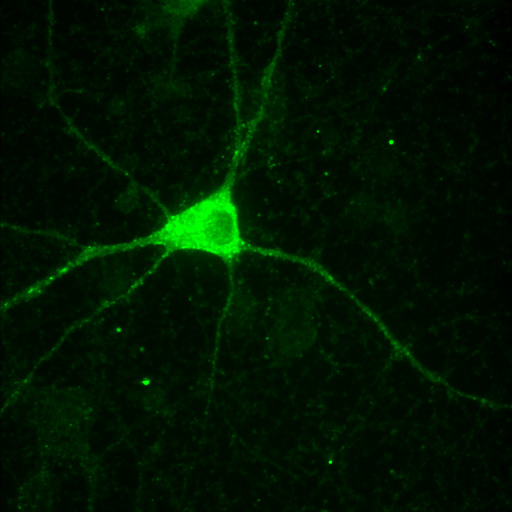
#> input picture _static/code/python/notebooks/neuron.tif, 512 x 512 px
$ jupyter execute iterative_thresholding.ipynb
#> lines starting #> are read from the running program, lines starting #| are printed output that depends on the picture; after the words box and inside, x2 and y2 are one past the last pixel; in counts of white or black regions, pixels touching at a corner belong together
[cell 1]
from skimage.io import imread
from iaf.plot import imshow
from iaf.notebook import init_style
init_style()
#> (this line was passed over: iaf is not available in this run)

# Iterative thresholding

Example implementation of the iterative thresholding algorithm.

[cell 2]
def iterative_threshold(img, t):
    """Implements iterative thresholding.

    @param img: Image to be segmented (numpy array)
    @param t  : Initial threshold (float)

    @return Tuple of black-and-white image and final threshold value.
    """

    # Make sure the initial threshold t does not give empty sets
    mx = img.max()
    mn = img.min()

    if t >= mx or t < mn:
        t = (mn + mx) / 2
        print(f"The initial threshold was outside the dynamic "
              "range of the image and was reset to {t}.")

    # This is the actual algorithm
    tlast = t + 1.0

    while abs(t - tlast) > 0.5:

        # Get the two subsets
        G1 = img[img > t]
        G2 = img[img <= t]

        # Calculate the means
        m1 = G1.mean()
        m2 = G2.mean()

        # Calculate the new threshold (but first store last value)
        tlast = t
        t = (m1 + m2) / 2

    # Segment with the calculated threshold
    BW = img > t

    # Return black-and-white mask and last value of t
    return BW, t

## Test on example image

[cell 3]
# Read the example image
img = imread("neuron.tif")
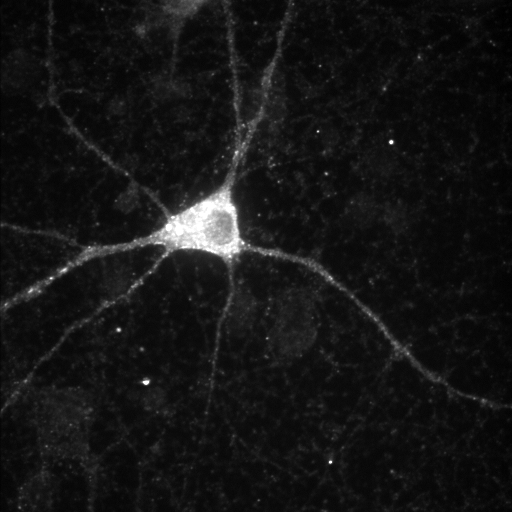
#> img: shape (512, 512); min 0, max 255, mean 21.2

[cell 4]
# Show image
imshow(img, auto_stretch=True)
#> (this line was passed over: iaf is not available in this run)

[cell 5]
# Our initial t is set to 128; try other values!
BW, t = iterative_threshold(img, 128)
#> in iterative_threshold, `mx = img.max()`: mx = 255
#> in iterative_threshold, `mn = img.min()`: mn = 0
#> the loop in iterative_threshold, `while abs(t - tlast) > 0.5:` made 4 passes
#> (m1, m2, tlast, t) on passes 2 to 4: (199.4, 18.19, 112.6, 108.8), (197, 18.15, 108.8, 107.6), (196.1, 18.13, 107.6, 107.1)
#> (m1, m2, t) on pass 1: (206.8, 18.34, 112.6)
#> in iterative_threshold, `BW = img > t`:
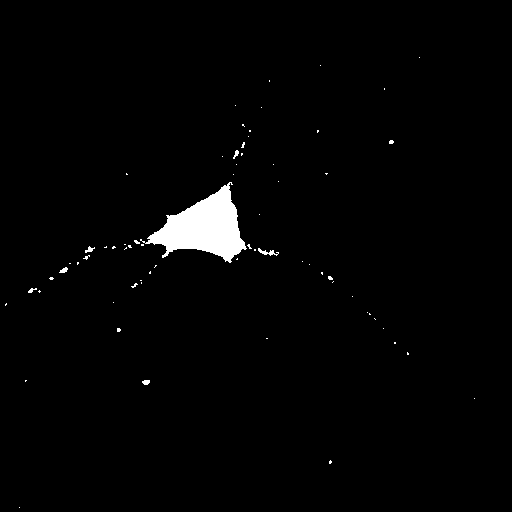
#> BW: shape (512, 512) bool; 1.7% white; 68 white regions (61 under 20 px), largest, box (x1, y1, x2, y2) and area: (140, 182, 247, 263) 4013, (258, 248, 279, 256) 67, (85, 246, 95, 253) 34
#> t = 107.1

[cell 6]
# Show image and black-and-white mask
imshow(BW)
#> (this line was passed over: iaf is not available in this run)

[cell 7]
# Print the final threshold
print(f"The final threshold is t = {t}.")
#| The final threshold is t = 107.10019337480395.
